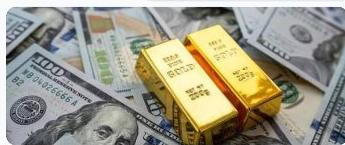
#> input picture ml_model/test_gold_money.jpg, 345 x 145 px
$ python -i ood_detector.py   (imports and definitions only)
#> lines starting #> are read from the running program, lines starting #| are printed output that depends on the picture; after the words box and inside, x2 and y2 are one past the last pixel; in counts of white or black regions, pixels touching at a corner belong together
#> further down, picture is the input picture: PIL image 345x145 RGB; mean R, G, B 155.3, 151.6, 134.7
import numpy as np
from PIL import Image

NON_FOOD_KEYWORDS = {
    'money', 'dollar', 'cash', 'gold', 'currency', 'coin', 'banknote', 'bill',
    'xauusd', 'phone', 'laptop', 'electronic', 'hardware', 'car', 'pet', 'dog',
    'cat', 'jewelry', 'metal', 'non_food', 'non-food', 'weapon', 'furniture',
    'bullion', 'ingot', 'credit', 'card', 'computer', 'screen', 'device'
}

ORGANIC_PRODUCE_WORDS = {
    'apple', 'banana', 'orange', 'strawberry', 'grape', 'mango', 'tomato', 'potato',
    'carrot', 'cucumber', 'spinach', 'capsicum', 'pepper', 'onion', 'lettuce', 'cabbage',
    'broccoli', 'watermelon', 'peach', 'plum', 'lemon', 'lime', 'pear', 'berry', 'cherry',
    'avocado', 'bread', 'bakery', 'milk', 'cheese', 'dairy', 'salad', 'produce'
}

def is_non_food_specimen(image: Image.Image, filename: str = "", declared_food_name: str = "") -> tuple[bool, str]:
    """
    Evaluates whether an uploaded specimen is non-food (Out-of-Distribution).
    Returns (is_non_food: bool, reason: str).
    """
#> called with filename = '', declared_food_name = ''
    combined_text = f"{filename} {declared_food_name}".lower()

    # 1. Non-food explicit keyword check
    for kw in NON_FOOD_KEYWORDS:
        if (
            kw in combined_text.split()
            or f"_{kw}" in combined_text
            or f"-{kw}" in combined_text
            or f" {kw}" in combined_text
            or f"{kw} " in combined_text
            or f"({kw}" in combined_text
            or f"${kw}" in combined_text
        ):
            return True, f"Non-food entity detected matching keyword '{kw}'."

    # Explicit non-food preset tags
    if 'non_food' in combined_text or 'non-food' in combined_text or 'gold_cash' in combined_text:
        return True, "Non-food specimen preset tag detected."

    # If declared name contains known edible produce, avoid visual false positives on organic colors
    for pw in ORGANIC_PRODUCE_WORDS:
        if pw in declared_food_name.lower():
            return False, ""

    # 2. Visual analysis for undeclared / unknown specimens
    img_rgb = image.convert('RGB').resize((128, 128))
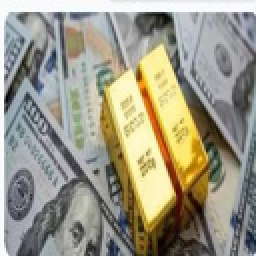
#> img_rgb: PIL image 128x128 RGB (shown 2 times larger); mean R, G, B 155.3, 151.6, 134.6
    arr = np.array(img_rgb, dtype=np.float32)

    r, g, b = arr[:, :, 0], arr[:, :, 1], arr[:, :, 2]
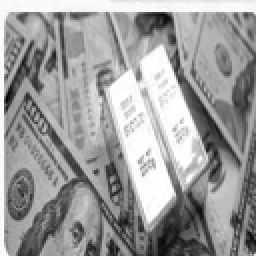
#> r: shape (128, 128) float32 (shown 2 times larger); min 2, max 255, mean 155.3
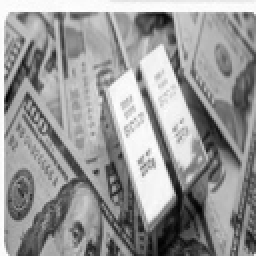
#> g: shape (128, 128) float32 (shown 2 times larger); min 1, max 255, mean 151.6
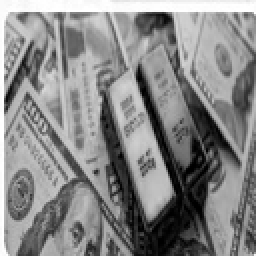
#> b: shape (128, 128) float32 (shown 2 times larger); min 0, max 255, mean 134.6
    gray = 0.299 * r + 0.587 * g + 0.114 * b
    dx = np.diff(gray, axis=1)
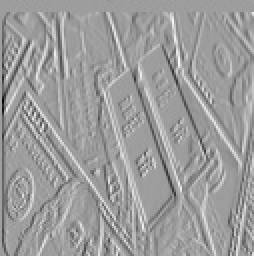
#> dx: shape (128, 127) float32 (shown 2 times larger); min -193.7, max 120.1, mean -1; drawn with min black and max white
    dy = np.diff(gray, axis=0)
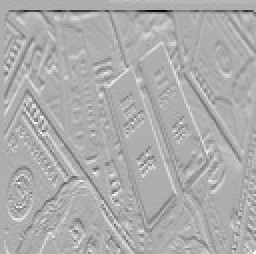
#> dy: shape (127, 128) float32 (shown 2 times larger); min -193.8, max 90.2, mean -1; drawn with min black and max white
    edge_density = float((np.mean(np.abs(dx)) + np.mean(np.abs(dy))) / 2.0)
#> edge_density = 15.16

    # Pure metallic gold bullion: extreme yellow-gold luster across large section (>20% of image)
    gold_mask = (r > 190) & (g > 150) & (b < 70) & ((r - b) > 110)
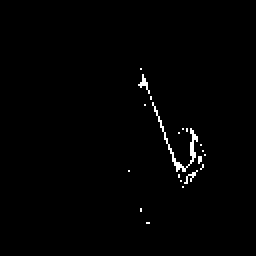
#> gold_mask: shape (128, 128) bool (shown 2 times larger); 0.98% white in thin lines or dots, all inside (x1, y1, x2, y2) = (64, 34, 103, 112)
    gold_ratio = float(np.mean(gold_mask))
#> gold_ratio = 0.00977

    # Banknote microprint grid
    std_gray = float(np.std(gray))
#> std_gray = 58.19

    if gold_ratio > 0.20:
        return True, "Metallic specular reflectance (Gold Bullion / Ingot) detected."

    if edge_density > 22.0 and std_gray > 65.0:
        return True, "Synthetic printed document or high-frequency circuit pattern detected."

    return False, ""

>>> from PIL import Image
>>> picture = Image.open('test_gold_money.jpg')
>>> result = is_non_food_specimen(picture)
#> result = (False, '')
